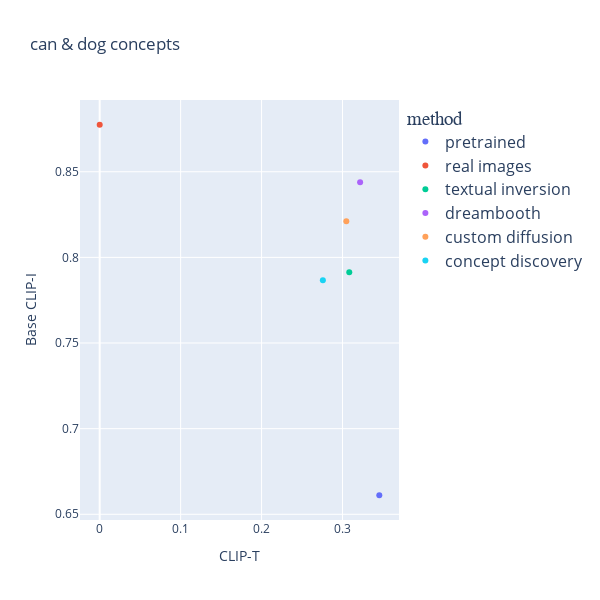

Here is the notebook cell this chart was saved with:
### Code cell
import plotly.express as px
import plotly.io as pio
from matplotlib import pyplot as plt
from matplotlib.pyplot import figure

figure(figsize=(4, 4), dpi=80)

#pio.renderers.default='notebook'
entity = "can & dog"
fig = px.scatter(df, color='name', y='CLIP-I', x='CLIP-T', title=f'{entity} concepts',
                 labels={
                     "CLIP-I": "Base CLIP-I",
                     "CLIP-T": "CLIP-T",
                     "name": "method"
                 }, width=600, height=600
)
fig.update_layout(showlegend=True, legend=dict(
    title_font_family='Courier New',
    font=dict(
        size=16
    )
))

fig.show()

### Figure 1 — Plotly figure (JSON) as saved in the notebook; plotly's stock layout.template omitted (floating-point values rounded to 4 significant figures)
{"data": [{"hovertemplate": "method=pretrained<br>CLIP-T=%{x}<br>Base CLIP-I=%{y}<extra></extra>", "legendgroup": "pretrained", "marker": {"color": "#636efa", "symbol": "circle"}, "mode": "markers", "name": "pretrained", "orientation": "v", "showlegend": true, "type": "scatter", "x": [0.3455], "xaxis": "x", "y": [0.6611], "yaxis": "y"}, {"hovertemplate": "method=real images<br>CLIP-T=%{x}<br>Base CLIP-I=%{y}<extra></extra>", "legendgroup": "real images", "marker": {"color": "#EF553B", "symbol": "circle"}, "mode": "markers", "name": "real images", "orientation": "v", "showlegend": true, "type": "scatter", "x": [0], "xaxis": "x", "y": [0.8774], "yaxis": "y"}, {"hovertemplate": "method=textual inversion<br>CLIP-T=%{x}<br>Base CLIP-I=%{y}<extra></extra>", "legendgroup": "textual inversion", "marker": {"color": "#00cc96", "symbol": "circle"}, "mode": "markers", "name": "textual inversion", "orientation": "v", "showlegend": true, "type": "scatter", "x": [0.3084], "xaxis": "x", "y": [0.7913], "yaxis": "y"}, {"hovertemplate": "method=dreambooth<br>CLIP-T=%{x}<br>Base CLIP-I=%{y}<extra></extra>", "legendgroup": "dreambooth", "marker": {"color": "#ab63fa", "symbol": "circle"}, "mode": "markers", "name": "dreambooth", "orientation": "v", "showlegend": true, "type": "scatter", "x": [0.3218], "xaxis": "x", "y": [0.8439], "yaxis": "y"}, {"hovertemplate": "method=custom diffusion<br>CLIP-T=%{x}<br>Base CLIP-I=%{y}<extra></extra>", "legendgroup": "custom diffusion", "marker": {"color": "#FFA15A", "symbol": "circle"}, "mode": "markers", "name": "custom diffusion", "orientation": "v", "showlegend": true, "type": "scatter", "x": [0.3047], "xaxis": "x", "y": [0.8211], "yaxis": "y"}, {"hovertemplate": "method=concept discovery<br>CLIP-T=%{x}<br>Base CLIP-I=%{y}<extra></extra>", "legendgroup": "concept discovery", "marker": {"color": "#19d3f3", "symbol": "circle"}, "mode": "markers", "name": "concept discovery", "orientation": "v", "showlegend": true, "type": "scatter", "x": [0.2757], "xaxis": "x", "y": [0.7867], "yaxis": "y"}], "layout": {"height": 600, "legend": {"font": {"size": 16}, "title": {"font": {"family": "Courier New"}, "text": "method"}, "tracegroupgap": 0}, "showlegend": true, "title": {"text": "can & dog concepts"}, "width": 600, "xaxis": {"anchor": "y", "domain": [0, 1], "title": {"text": "CLIP-T"}}, "yaxis": {"anchor": "x", "domain": [0, 1], "title": {"text": "Base CLIP-I"}}}}
